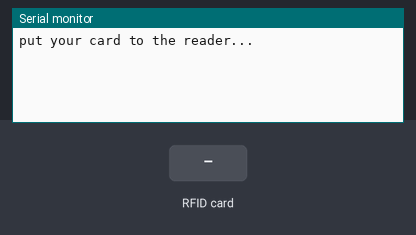
Bench run of a sketch on a simulated Arduino Uno, built with avr-gcc and run on an emulated ATmega328P. On the bench: the last lines printed to the serial monitor. The test bench sets the inputs (shaded band).

Above: at 1.2 s.
1.3 s: RFID card 63 51 D7 73 held to the reader
At 2.5 s:
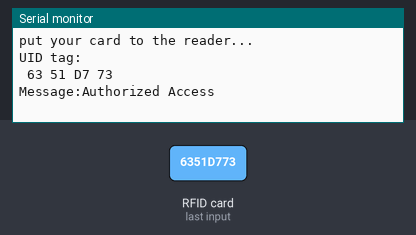
2.8 s: RFID card 5E 7A 19 C4 held to the reader
At 5.2 s:
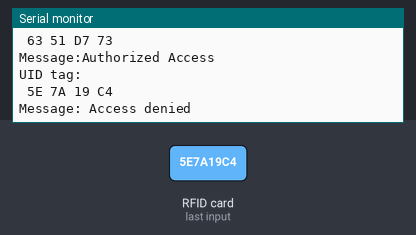

The sketch:

sketch_nov16a.ino
```cpp
/* sda = 10
sck=13
mosi = 11
miso = 10
gnd=gnd
rst=9
3.4=3.3
dont connect 5 volts pin otherwise it will burn
name of modoule is rc522*/


#include<SPI.h>
#include<MFRC522.h>

#define SS_PIN 10 //slave select
#define RST_PIN 9 // reset pin
MFRC522 mfrc522(SS_PIN,RST_PIN); // Create MFRC522 instance.


void setup() {
  // put your setup code here, to run once:
Serial.begin(9600);
SPI.begin();
mfrc522.PCD_Init(); // initialize mfrc522
Serial.println("put your card to the reader...");
Serial.println();
}

void loop() {
  // put your main code here, to run repeatedly:
// ok for the new cards

if(! mfrc522.PICC_IsNewCardPresent())
{
  return;
}
if(! mfrc522.PICC_ReadCardSerial())
{
  return;
}
 // show UID on serial monitor

 Serial.println("UID tag:");
 String content = "";
 byte letter;
 for(byte i = 0;i< mfrc522.uid.size;i++)
 {
  Serial.print(mfrc522.uid.uidByte[i] < 0x10 ? "0" : " ");
  Serial.print(mfrc522.uid.uidByte[i],HEX);
  content.concat(String(mfrc522.uid.uidByte[i] < 0x10 ? "0" : " "));
  content.concat(String(mfrc522.uid.uidByte[i],HEX));
 }
 {
  Serial.println();
  Serial.print("Message:");
  content.toUpperCase();
  if(content.substring(1) == "63 51 D7 73") // change the UID of the card you want to give access to
{
  Serial.println("Authorized Access");
  Serial.println();
  delay(3000);
}
else
{
 Serial.println(" Access denied");
  Serial.println();
  delay(3000);
}
}
}
```

Measured:
- after the input at 1.3 s, the serial monitor: prints a new line at once (image 1)
- after the input at 2.8 s, the serial monitor: prints a new line after 1.5 s (image 2)
